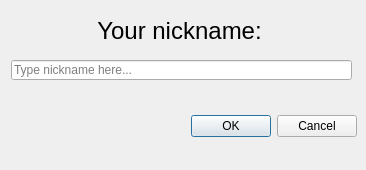
<?xml version="1.0" encoding="UTF-8"?>
<ui version="4.0">
 <class>NicknameDialog</class>
 <widget class="QDialog" name="NicknameDialog">
  <property name="geometry">
   <rect>
    <x>0</x>
    <y>0</y>
    <width>366</width>
    <height>170</height>
   </rect>
  </property>
  <property name="windowTitle">
   <string>Login</string>
  </property>
  <widget class="QDialogButtonBox" name="buttonBox">
   <property name="geometry">
    <rect>
     <x>16</x>
     <y>110</y>
     <width>341</width>
     <height>32</height>
    </rect>
   </property>
   <property name="orientation">
    <enum>Qt::Horizontal</enum>
   </property>
   <property name="standardButtons">
    <set>QDialogButtonBox::Cancel|QDialogButtonBox::Ok</set>
   </property>
  </widget>
  <widget class="QLineEdit" name="nicknameEdit">
   <property name="geometry">
    <rect>
     <x>11</x>
     <y>60</y>
     <width>341</width>
     <height>20</height>
    </rect>
   </property>
   <property name="placeholderText">
    <string>Type nickname here...</string>
   </property>
  </widget>
  <widget class="QLabel" name="label">
   <property name="geometry">
    <rect>
     <x>44</x>
     <y>20</y>
     <width>271</width>
     <height>21</height>
    </rect>
   </property>
   <property name="font">
    <font>
     <pointsize>18</pointsize>
    </font>
   </property>
   <property name="text">
    <string>Your nickname:</string>
   </property>
   <property name="alignment">
    <set>Qt::AlignCenter</set>
   </property>
  </widget>
 </widget>
 <resources/>
 <connections>
  <connection>
   <sender>buttonBox</sender>
   <signal>accepted()</signal>
   <receiver>NicknameDialog</receiver>
   <slot>accept()</slot>
   <hints>
    <hint type="sourcelabel">
     <x>298</x>
     <y>97</y>
    </hint>
    <hint type="destinationlabel">
     <x>298</x>
     <y>108</y>
    </hint>
   </hints>
  </connection>
  <connection>
   <sender>buttonBox</sender>
   <signal>rejected()</signal>
   <receiver>NicknameDialog</receiver>
   <slot>reject()</slot>
   <hints>
    <hint type="sourcelabel">
     <x>210</x>
     <y>125</y>
    </hint>
    <hint type="destinationlabel">
     <x>202</x>
     <y>84</y>
    </hint>
   </hints>
  </connection>
 </connections>
 <slots>
  <slot>checkAccept()</slot>
  <slot>checkAcc()</slot>
 </slots>
</ui>
